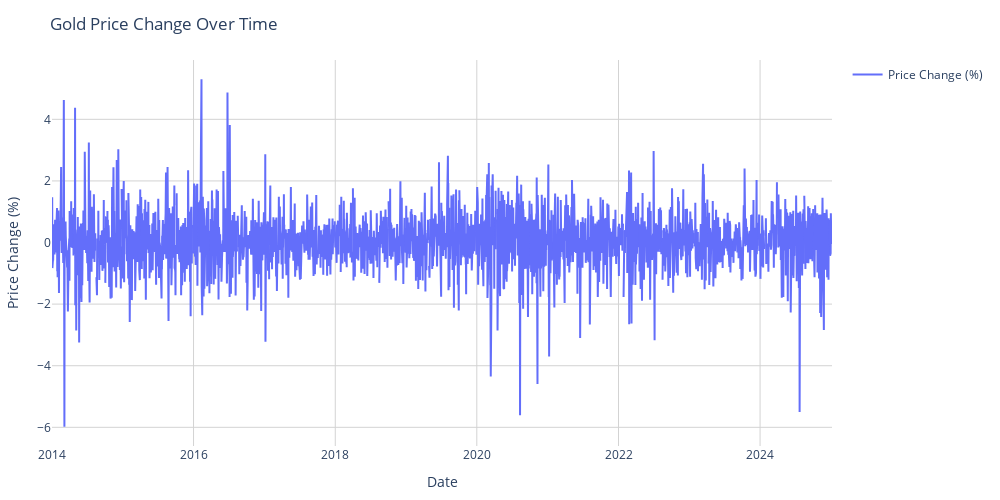

Notebook code cell kept with this figure:
### Markdown cell above
### Exploratory Data Analysis on Price Change (EDA)

### Code cell
fig = go.Figure()

# Add the gold price trace
fig.add_trace(go.Scatter(
    x=gold_dataset.index,
    y=gold_dataset['Chg%'],
    name='Price Change (%)',
    mode='lines'
))

# Update layout
fig.update_layout(
    title='Gold Price Change Over Time',
    xaxis_title='Date',
    yaxis_title='Price Change (%)',
    showlegend=True,
    width=1000,
    height=500,
    margin=dict(l=20, r=20, t=60, b=20),
    plot_bgcolor='white',
    xaxis=dict(showgrid=True, gridwidth=1, gridcolor='LightGray'),
    yaxis=dict(showgrid=True, gridwidth=1, gridcolor='LightGray')
)

# Show the figure
fig.show()

### Figure 1 — Plotly figure (JSON) as saved in the notebook; plotly's stock layout.template omitted (floating-point values rounded to 4 significant figures; data arrays with more than 128 entries replaced by an {"elided": "..."} marker saying what was removed)
{"data": [{"mode": "lines", "name": "Price Change (%)", "type": "scatter", "x": {"elided": "2874 str values"}, "y": {"elided": "2874 float values"}}], "layout": {"height": 500, "margin": {"b": 20, "l": 20, "r": 20, "t": 60}, "plot_bgcolor": "white", "showlegend": true, "title": {"text": "Gold Price Change Over Time"}, "width": 1000, "xaxis": {"gridcolor": "LightGray", "gridwidth": 1, "showgrid": true, "title": {"text": "Date"}}, "yaxis": {"gridcolor": "LightGray", "gridwidth": 1, "showgrid": true, "title": {"text": "Price Change (%)"}}}}
